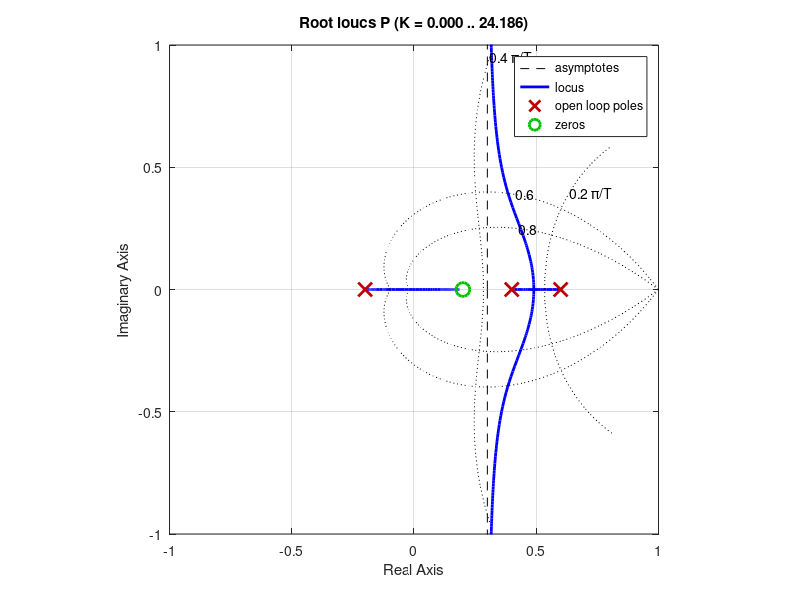
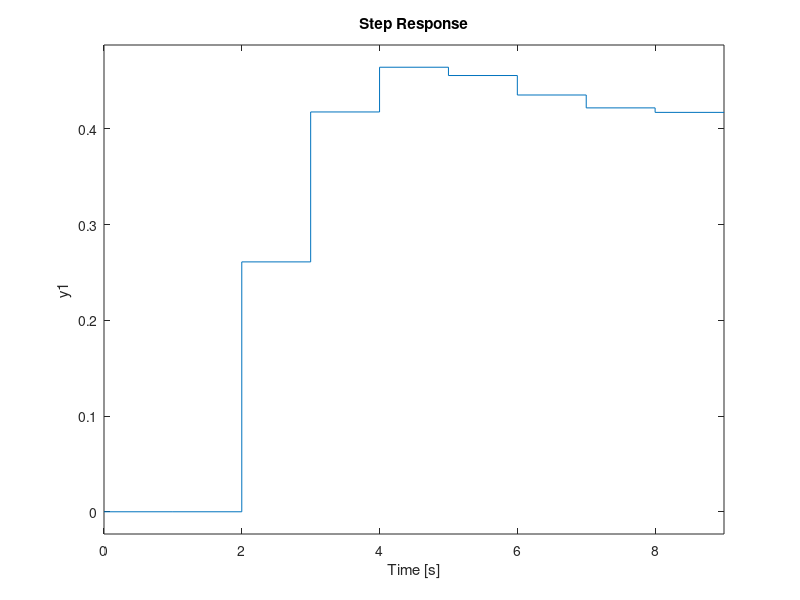
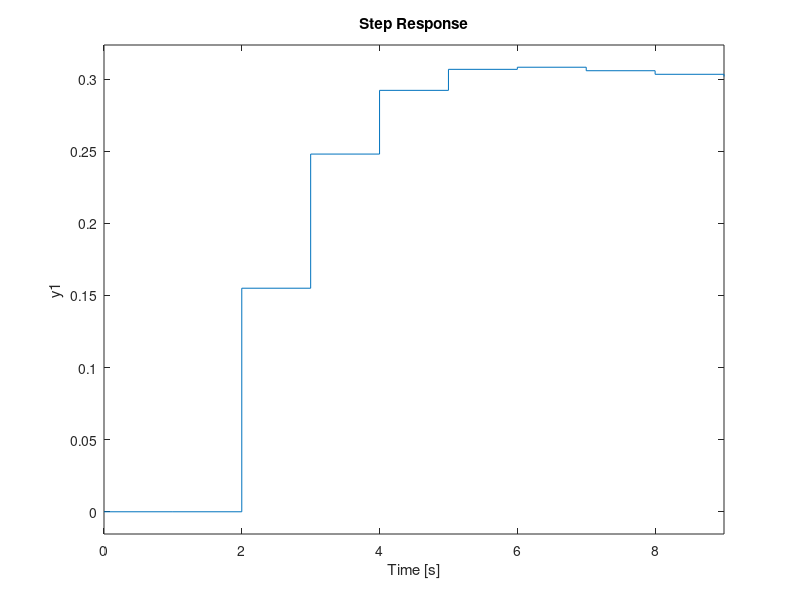

MATLAB code for these plots, in order:
%ELE504 Dijital Kontrol - 2022-2023/II Final Ödevi Doruk Bilgi 221211041
close all;
clear all;
clc;
%SORU3
%SORU3-b)
T=1;%Örnekleme periyodu T=1 alınmıştır.
z=tf('z',T);%Ayrık zaman z-dönüşümü transfer fonksiyonu için "z" değişkeninin tanımlanması.
P=(0.1*z-0.02)/(z^3-0.8*z^2+0.04*z+0.048);%Sistem P transfer fonksiyonu.
rlocus(P);%P sistemi kök yer eğrisi.
zgrid([0.6 0.8],[(0.2*pi)/T (0.4*pi)/T]);%Verilen şartlara karşılık gelen bölge gösterilmiştir.
axis equal;
xlim([-1 1]);
ylim([-1 1]);
%SORU3-c)
%Verilen şartlara uygun iki farklı Kp (K1 ve K2) değerleri seçilmiştir.
%Bölge gösterilmiştir.
K1=2.61;%Zeta = 0.635
K2=1.55;%Zeta = 0.751
%SORU3-d)
cl1=feedback(P*K1,1);
[wn_cl1,zeta_cl1]=damp(cl1);%KÇTF'nin dominant kutupları için verilen şartların sağlandığı "damp"
%fonksiyonu ile gözlemlenmektedir.
cl2=feedback(P*K2,1);
[wn_cl2,zeta_cl2]=damp(cl2);%KÇTF'nin dominant kutupları için verilen şartların sağlandığı "damp"
%fonksiyonu ile gözlemlenmektedir.
figure;
step(cl1);%KÇTF1 Birim basamak cevabı.
grid;
figure;
step(cl2);%KÇTF2 Birim basamak cevabı.
grid;
%SORU3-e)
%Kapalı çevrim sistemleri için birim basamak cevapları incelenmiş olup a)
%şıkkında elde edilen sonuçlar ile karşılaştırılmıştır.
%K1=2.61; için (Zeta = 0.635) Aşım ve yükselme zamanlarında farklılıklar
%vardır. A şıkkında hesaplanmış sınırlara çok yakın fakat bu sınırlar
%içerisinde değildir.